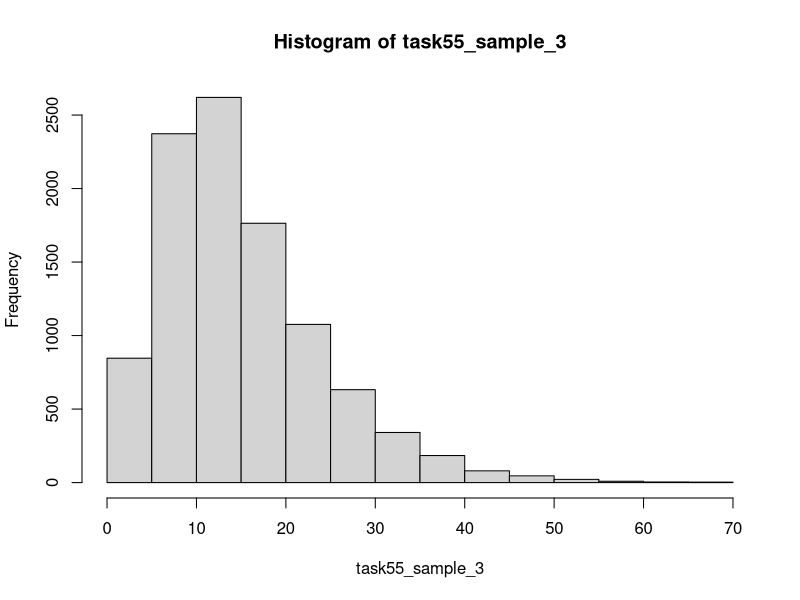
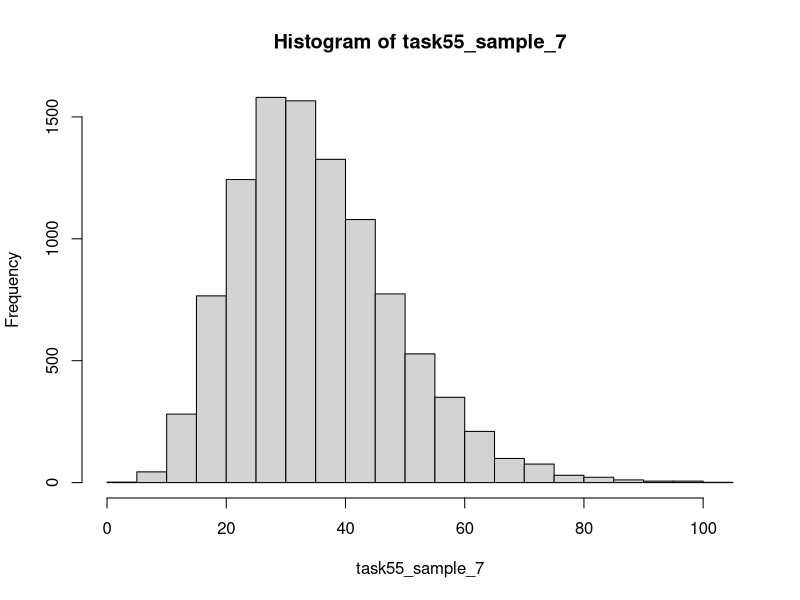
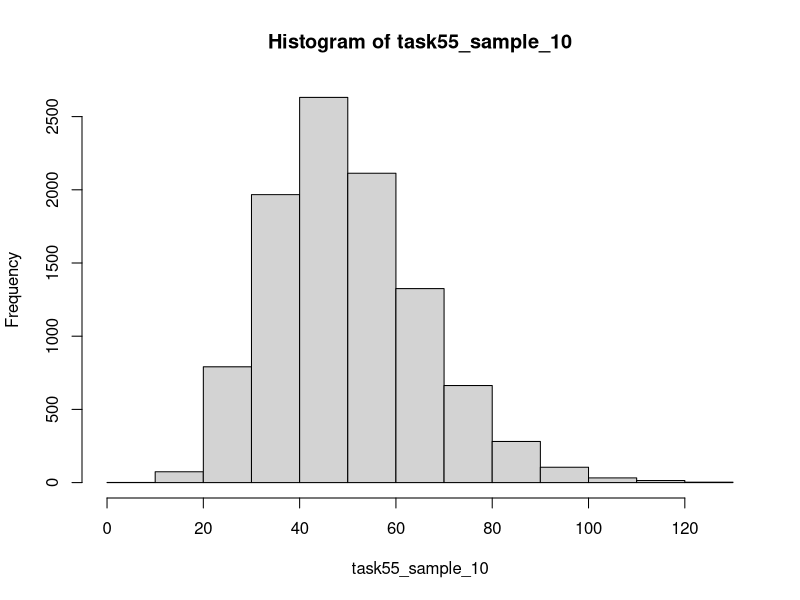
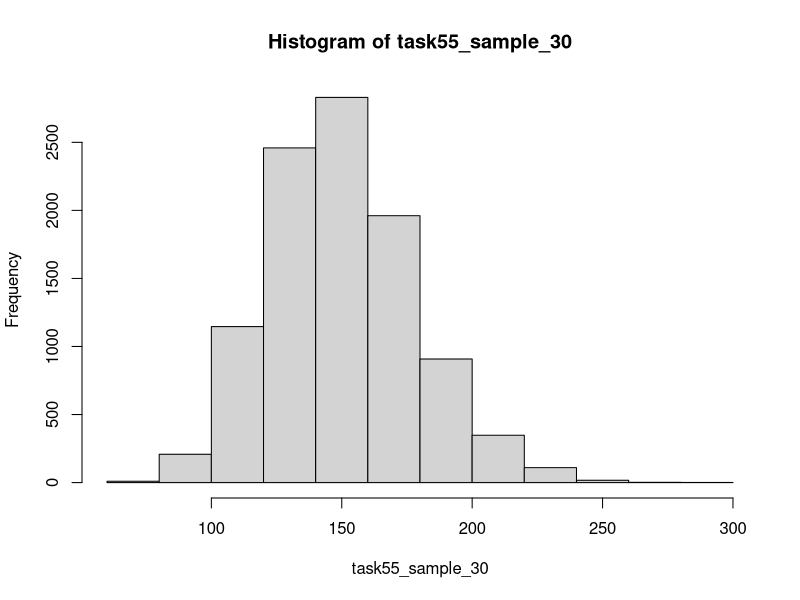
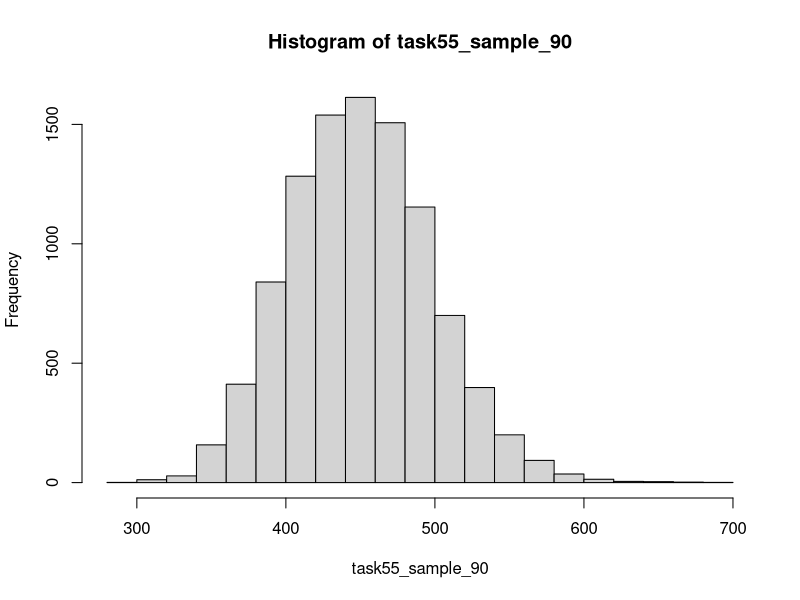
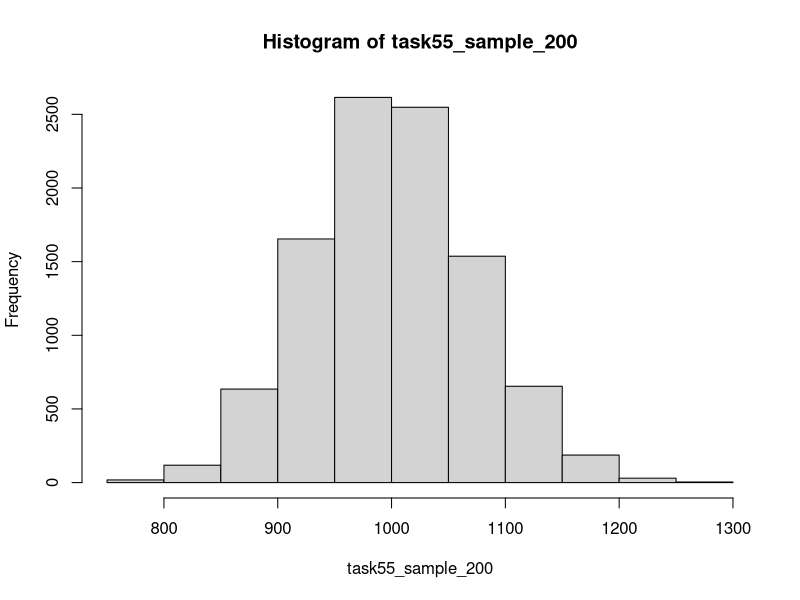
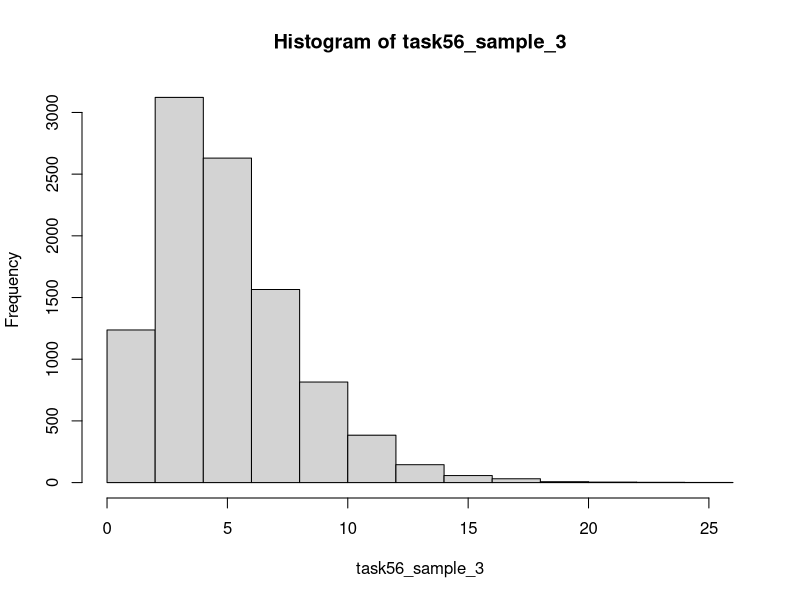
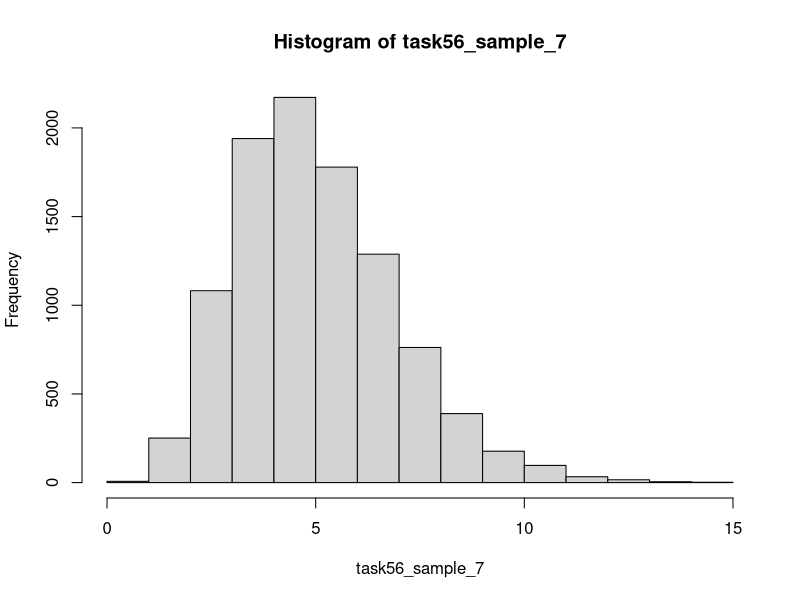

Source code (R) for these figures, in order:
# Task 55
task55_sample_3 <- replicate(10000, sum(rexp(3, rate=1/5)))
task55_sample_7 <- replicate(10000, sum(rexp(7, rate=1/5)))
task55_sample_10 <- replicate(10000, sum(rexp(10, rate=1/5)))
task55_sample_30 <- replicate(10000, sum(rexp(30, rate=1/5)))
task55_sample_90 <- replicate(10000, sum(rexp(90, rate=1/5)))
task55_sample_200 <- replicate(10000, sum(rexp(200, rate=1/5)))
hist(task55_sample_3)
hist(task55_sample_7)
hist(task55_sample_10)
hist(task55_sample_30)
hist(task55_sample_90)
hist(task55_sample_200)


# Task 56
task56_sample_3 <- replicate(10000, mean(rexp(3, rate=1/5)))
task56_sample_7 <- replicate(10000, mean(rexp(7, rate=1/5)))
task56_sample_10 <- replicate(10000, mean(rexp(10, rate=1/5)))
task56_sample_30 <- replicate(10000, mean(rexp(30, rate=1/5)))
task56_sample_90 <- replicate(10000, mean(rexp(90, rate=1/5)))
task56_sample_200 <- replicate(10000, mean(rexp(200, rate=1/5)))
hist(task56_sample_3)
hist(task56_sample_7)
hist(task56_sample_10)
hist(task56_sample_30)
hist(task56_sample_90)
hist(task56_sample_200)


# Task 57
task57_sample_3 <- replicate(10000, mean(runif(3, min=2, max=8)))
task57_sample_7 <- replicate(10000, mean(runif(7, min=2, max=8)))
task57_sample_10 <- replicate(10000, mean(runif(10, min=2, max=8)))
task57_sample_30 <- replicate(10000, mean(runif(30, min=2, max=8)))
task57_sample_90 <- replicate(10000, mean(runif(90, min=2, max=8)))
task57_sample_200 <- replicate(10000, mean(runif(200, min=2, max=8)))
hist(task57_sample_3)
hist(task57_sample_7)
hist(task57_sample_10)
hist(task57_sample_30)
hist(task57_sample_90)
hist(task57_sample_200)


# Task 58
task58_param <- (980 - 900) / (900 / sqrt(100))
task58 <- 1 - pnorm(task58_param)
# solution: ~0.19


# Task 59
task59_param_35 <- (35 - (0 + 60) / 2) / (sqrt((60 - 0) ** 2 / 12) / sqrt(50))
task59_param_25 <- (25 - (0 + 60) / 2) / (sqrt((60 - 0) ** 2 / 12) / sqrt(50))
task59 <- pnorm(task59_param_35) - pnorm(task59_param_25)
# solution: ~0.96


# Task 60
task60_param_5.5 <- (5.5 - 5) / (sqrt(5) / sqrt(80))
task60_param_4.5 <- (4.5 - 5) / (sqrt(5) / sqrt(80))
task60 <- pnorm(task60_param_5.5) - pnorm(task60_param_4.5)
# solution: ~0.95


# Task 61
task61_sample <- c(4:7)
task61_prob <- c(0.2, 0.4, 0.3, 0.1)
task61_avg <- sum(task61_sample * task61_prob)
task61_sd <- sqrt(sum(task61_sample^2 * task61_prob) - task61_avg^2)
task61_param <- (5.5 - task61_avg) / (task61_sd / sqrt(49))
task61 <- 1 - pnorm(task61_param)
# solution: ~0.06


# Task 62
task62_param <- (4000 - 24 * 160) / (7 * sqrt(160))
task62 <- 1 - pnorm(task62_param)
# solution: 0.04
